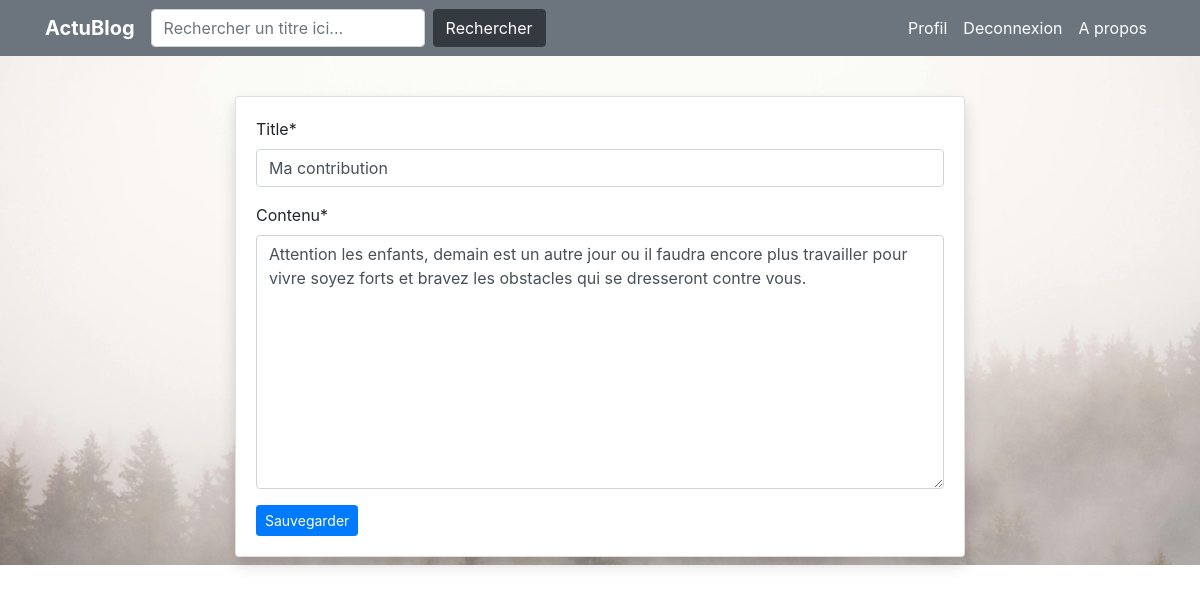
Page /MonBlog/post_edit/13 (signed in) on the committed database.
### MonBlog/models.py (models this page shows, shortened)
class PostModel(models.Model):
  title = models.CharField(max_length=150)
  contenu = models.TextField()
  auteur = models.ForeignKey(User ,on_delete=models.CASCADE, default=True)
  date_publication = models.DateTimeField(auto_now=True)
  class Meta:
    ordering = ('-date_publication', )

### MonBlog/views.py (the view)
# urls.py: path('post_edit/<int:pk>', post_edit, name = "post_edit"),
@login_required
def post_edit(request, pk):
  post = PostModel.objects.get(id=pk)
  if request.method == 'POST':
    form = PostUpdateForm(request.POST, instance=post)
    if form.is_valid():
      form.save()
      return redirect('post_detail2', pk=post.id)
  else:
    form = PostUpdateForm(instance=post)      #"instance=post" permet de preciser que c'est bien l'article selectionné que l'on doit modifier
  context = {
    'post':post,
    'form': form
  }
  return render(request, 'MonBlog/post_edit.html', context)

### MonBlog/form.py
class PostUpdateForm(forms.ModelForm):
  class Meta:
    model = PostModel
    fields = ['title', 'contenu']

### templates/MonBlog/post_edit.html
{%extends 'MonBlog/base.html'%} {% block title %}Post Edit{% endblock title%}
{%load crispy_forms_tags%}{%block content%}
<div class="cover">
  <br />
  <div class="container">
    <div class="row mt-5 pt-3">
      <div class="col-md-8 offset-md-2">
        <div class="card my-2 shadow">
          <div class="card-body">
            <form method="POST">
              {%csrf_token%} {{form|crispy}}
              <input
                class="btn btn-primary btn-sm"
                type="submit"
                value="Sauvegarder"
              />
            </form>
          </div>
        </div>
      </div>
    </div>
  </div>
</div>
{%endblock%}

### static/css/style.css (style rules this page uses)
.cover { background-image: url("fond2.jpg"); background-size: cover; background-attachment: fixed; }

### rows in the picture
PostModel: title "Ma contribution", contenu "Attention les enfants, demain est un autre jour ou il faudra encore plus travailler pour vivre soyez forts et bravez les obstacles qui se dresseront contre vous."
